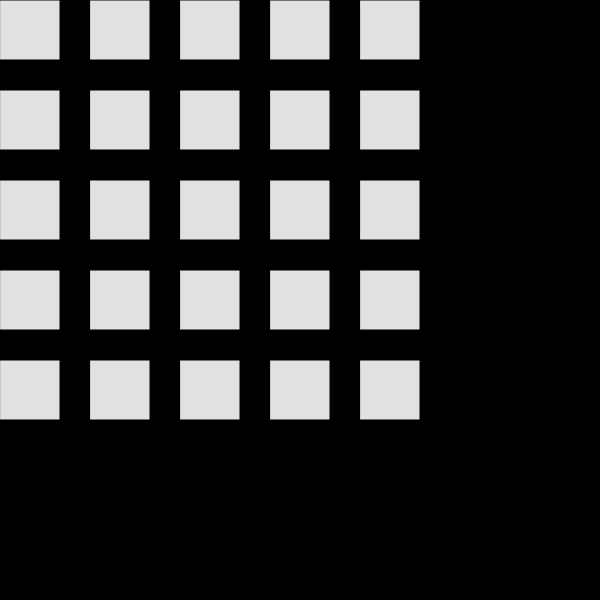
Frame 1 (no input)
Frame 60 (no input): identical to frame 1, image omitted
Frame 120 (the mouse pressed at the canvas centre since frame 60): identical to frame 1, image omitted

The p5.js sketch that drew this single still picture (run headless with seeded random() and noise() and a simulated clock; from frame 60 on, the mouse is pressed at the canvas centre):

// p5.js sketch
// ── sketch.js
// must setup global variables OUTSIDE of function scope

//Making board a 2D nested array
// 0 means blank, 1 means ship

var boxSize = 60;

var board = [
	[0,0,0,0,0],
	[0,0,0,0,0],
	[0,0,0,0,0],
	[0,0,0,0,0],
	[0,0,0,0,0]
]

var spot;

function setup(){
	createCanvas(boxSize*10,boxSize*10);
	// randomly assign 1 spot to be a ship
	spot = {
		"x":random(5),
		"y":random(5)
	}
}

function draw(){
	// redrawing background "clears" old content
	background(0);

	// redrawing current board
	for(var i = 0; i < 5; i++){
		//for each array in board
		for(var k = 0; k < 5; k++){
			//each item in array
			if(board[i][k]!=0){
				//not a blank, a.k.a. spot with a ship
				if(board[i][k]==1){
					fill(225,0,0); //will change color of drawn square
				}else{
					fill(0,0,225); //will change color of drawn square
				}
			}else{
				//blank
				fill(225,225,225);
			}
			//position in board array reflected in x, y coordinate by multiplying index for row and column
			rect((boxSize*1.5)*i, (boxSize*1.5)*k, boxSize,boxSize);
		}
	}
	
}

function mouseClicked(){
	if(spot.x==floor(mouseX/boxSize) && spot.y==floor(mouseY/boxSize)){
		board[floor(mouseX/boxSize)][floor(mouseY/boxSize)]=1; //hit
	}else{
		board[floor(mouseX/boxSize)][floor(mouseY/boxSize)]=2; //miss
	}
}

// function mouseClicked() {
//     if ( spot.x==floor(mouseX/tileSize) && spot.y==floor(mouseY/tileSize) ) {
//         board[floor(mouseX/tileSize)][floor(mouseY/tileSize)] = 1;
//     } else {
//         board[floor(mouseX/tileSize)][floor(mouseY/tileSize)] = 2;
//     }
// }





// var spot;
// var tileSize = 100;
// var board = [
//     [0,0,0,0],
//     [0,0,0,0],
//     [0,0,1,0],
//     [0,0,0,0]
// ];

// function setup() {
//     createCanvas(tileSize*4,tileSize*4);
//     spot = {
//         "x":random(4),
//         "y":random(4)
//     };
// }

// function draw() {
//     background(170);
//     for ( var i; i<4; i++) {
//         for ( var k; k<4; k++) {
//             if ( board[i][k]!=0) {
//                 if ( board[i][k]==1) {
//                     fill(255,0,0);
//                 } else { 
//                     fill (0,0,255); 
//                 }
//             } else {
//                 fill(255,255,255);
//             }
//         }
//     }
//     rect(tileSize*i,tileSize*k,tileSize,tileSize);
// }

// function mouseClicked() {
//     if ( spot.x==floor(mouseX/tileSize) && spot.y==floor(mouseY/tileSize) ) {
//         board[floor(mouseX/tileSize)][floor(mouseY/tileSize)] = 1;
//     } else {
//         board[floor(mouseX/tileSize)][floor(mouseY/tileSize)] = 2;
//     }
// }
